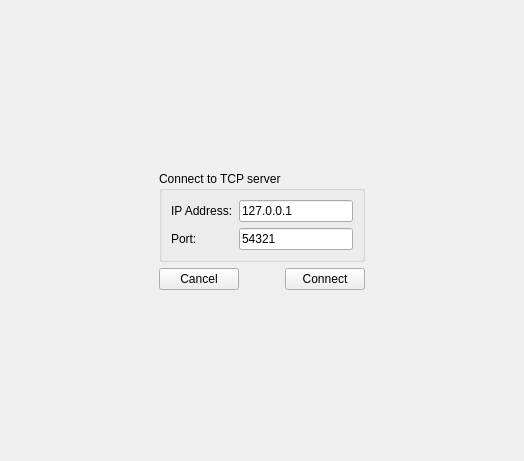
      <widget class="QWidget" name="page_tcpClient">
       <layout class="QGridLayout" name="gridLayout_11">
        <item row="0" column="1">
         <spacer name="verticalSpacer_5">
          <property name="orientation">
           <enum>Qt::Vertical</enum>
          </property>
          <property name="sizeHint" stdset="0">
           <size>
            <width>20</width>
            <height>160</height>
           </size>
          </property>
         </spacer>
        </item>
        <item row="1" column="1">
         <widget class="QGroupBox" name="groupBox_7">
          <property name="title">
           <string>Connect to TCP server</string>
          </property>
          <layout class="QVBoxLayout" name="verticalLayout_2">
           <item>
            <layout class="QGridLayout" name="gridLayout_10">
             <item row="0" column="0">
              <widget class="QLabel" name="label_7">
               <property name="text">
                <string>IP Address:</string>
               </property>
              </widget>
             </item>
             <item row="0" column="1">
              <widget class="QLineEdit" name="lineEdit_tcpClient_ipAddress">
               <property name="text">
                <string>127.0.0.1</string>
               </property>
              </widget>
             </item>
             <item row="1" column="0">
              <widget class="QLabel" name="label_8">
               <property name="text">
                <string>Port:</string>
               </property>
              </widget>
             </item>
             <item row="1" column="1">
              <widget class="QLineEdit" name="lineEdit_tcpClient_port">
               <property name="text">
                <string>54321</string>
               </property>
              </widget>
             </item>
            </layout>
           </item>
          </layout>
         </widget>
        </item>
        <item row="1" column="2">
         <spacer name="horizontalSpacer_8">
          <property name="orientation">
           <enum>Qt::Horizontal</enum>
          </property>
          <property name="sizeHint" stdset="0">
           <size>
            <width>148</width>
            <height>20</height>
           </size>
          </property>
         </spacer>
        </item>
        <item row="1" column="0">
         <spacer name="horizontalSpacer_7">
          <property name="orientation">
           <enum>Qt::Horizontal</enum>
          </property>
          <property name="sizeHint" stdset="0">
           <size>
            <width>148</width>
            <height>20</height>
           </size>
          </property>
         </spacer>
        </item>
        <item row="3" column="1">
         <spacer name="verticalSpacer_6">
          <property name="orientation">
           <enum>Qt::Vertical</enum>
          </property>
          <property name="sizeHint" stdset="0">
           <size>
            <width>20</width>
            <height>160</height>
           </size>
          </property>
         </spacer>
        </item>
        <item row="2" column="1">
         <layout class="QHBoxLayout" name="horizontalLayout_9">
          <item>
           <widget class="QPushButton" name="pushButton_tcpClient_cancel">
            <property name="text">
             <string>Cancel</string>
            </property>
           </widget>
          </item>
          <item>
           <spacer name="horizontalSpacer_6">
            <property name="orientation">
             <enum>Qt::Horizontal</enum>
            </property>
            <property name="sizeHint" stdset="0">
             <size>
              <width>40</width>
              <height>20</height>
             </size>
            </property>
           </spacer>
          </item>
          <item>
           <widget class="QPushButton" name="pushButton_tcpClient_connect">
            <property name="text">
             <string>Connect</string>
            </property>
           </widget>
          </item>
         </layout>
        </item>
       </layout>
      </widget>
